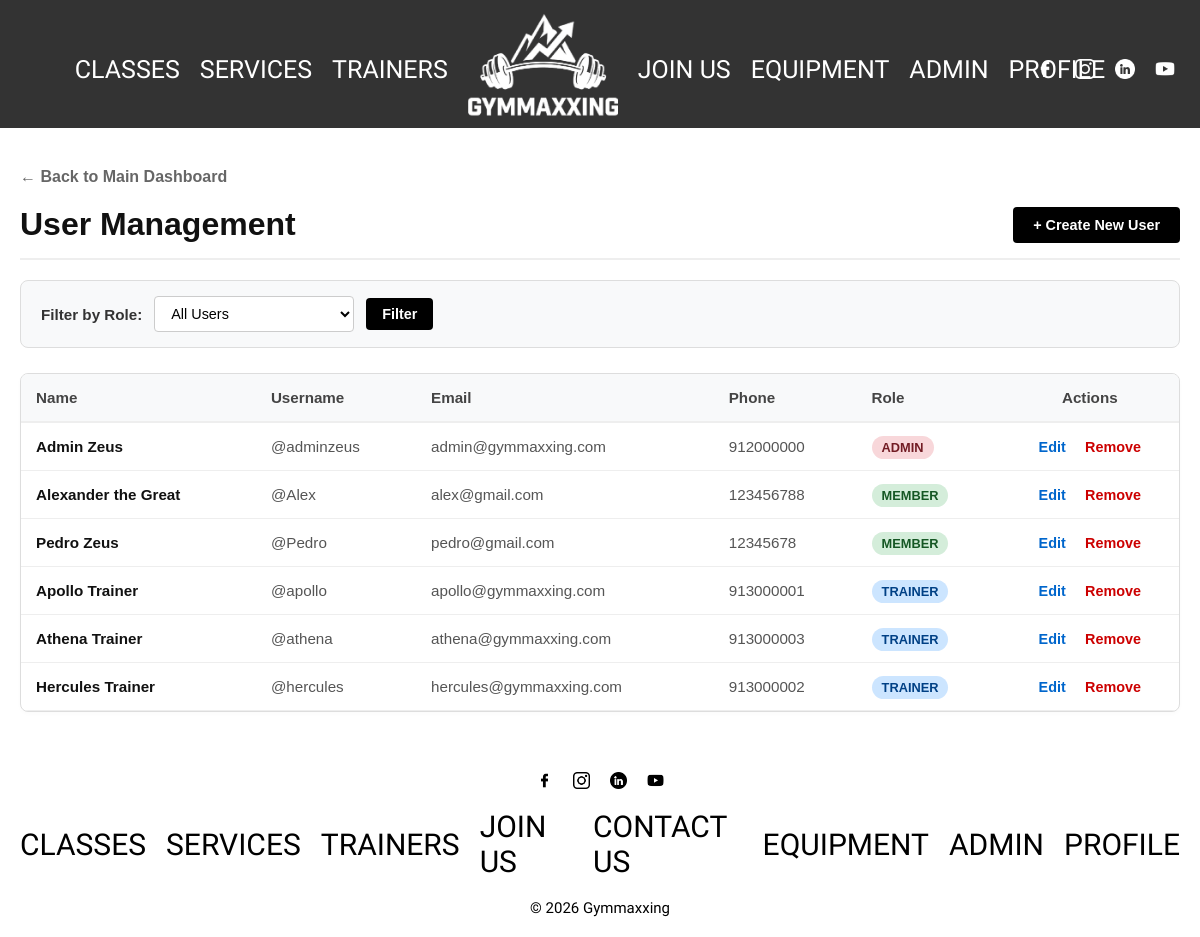
Before: /pages/admin_users.php (signed in) with the older database file.
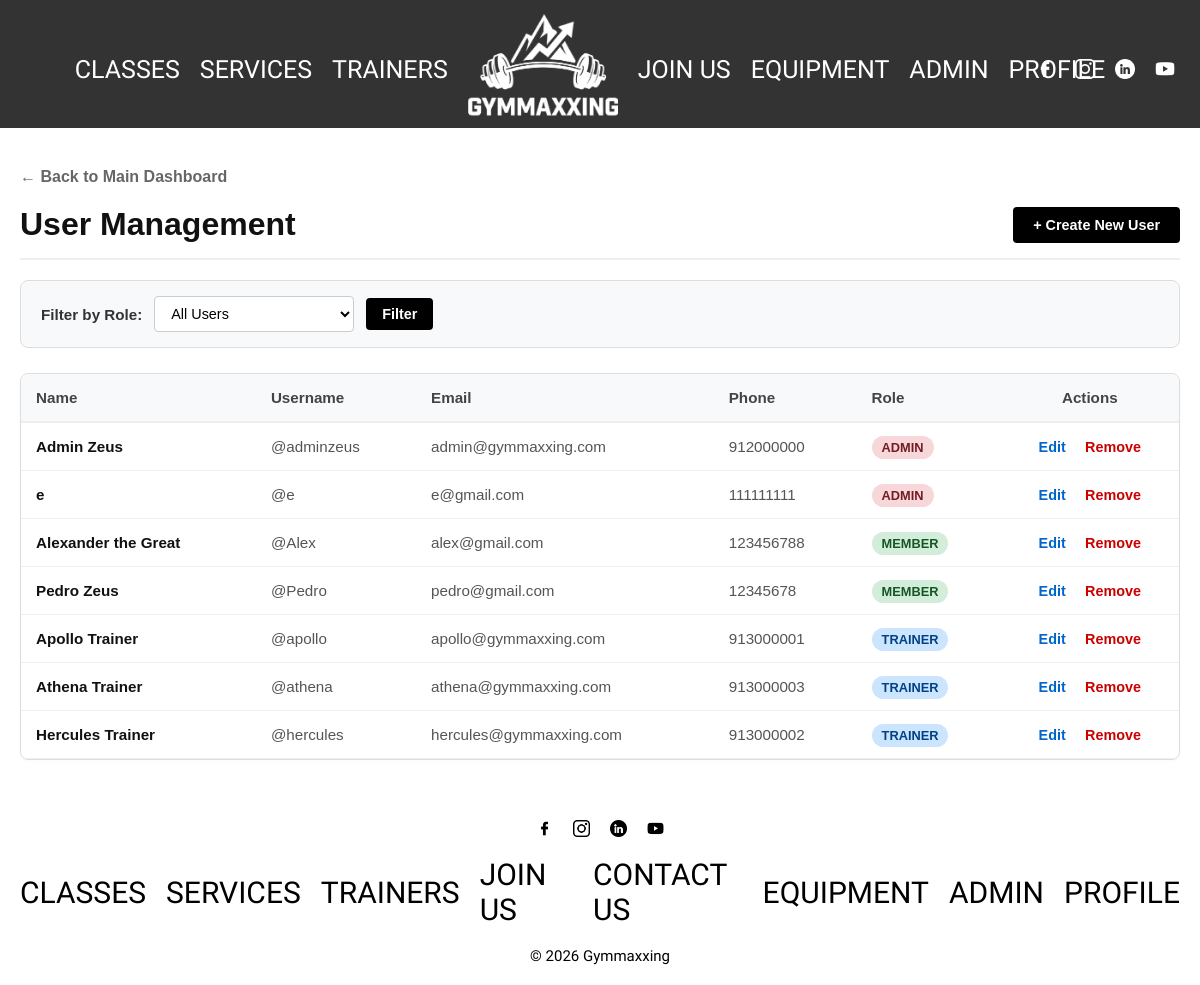
After: the same page with the newer database file.
### tables this page shows
CREATE TABLE User (
    id INTEGER PRIMARY KEY AUTOINCREMENT,
    name TEXT NOT NULL,
    username TEXT NOT NULL UNIQUE,
    email TEXT NOT NULL UNIQUE,
    password TEXT NOT NULL,
    phone TEXT,
    photo TEXT,
    role TEXT NOT NULL CHECK(role IN ('member', 'trainer', 'admin')),
    active INTEGER NOT NULL DEFAULT 1
);

### utils/session.php (called while the page is built, shortened)
<?php
function isLoggedIn(): bool {
    return isset($_SESSION['userId']);
}
function getSessionRole(): ?string {
    return $_SESSION['role'] ?? null;
}
function hasRole(string $role): bool {
    return getSessionRole() === $role;
}

### database/user.class.php (called while the page is built, shortened)
<?php
class User {
    public function __construct(int $id, string $name, string $username, string $email, string $password, ?string $phone, ?string $photo, string $role, int $active = 1) {
        $this->id = $id;
        $this->name = $name;
        $this->username = $username;
        $this->email = $email;
        $this->phone = $phone;
        $this->role = $role;
    }
}
?>

### pages/admin_users.php (the view, shortened to what this page needs)
<?php
require_once __DIR__ . '/../utils/session.php';
require_once __DIR__ . '/../database/user.class.php';
$users = [];
$filterRole = isset($_GET['role']) ? trim($_GET['role']) : '';
try {
    $db = getDatabaseConnection();
    if (in_array($filterRole, ['member', 'trainer', 'admin'])) {
        $users = User::getUsersByRole($db, $filterRole);
    } else {
        $stmt = $db->query('SELECT * FROM User ORDER BY role, name');
        while ($row = $stmt->fetch()) {
            $users[] = new User(
                (int)$row['id'],
                $row['name'],
                $row['username'],
                $row['email'],
                $row['password'],
                $row['phone'],
                $row['photo'],
                $row['role'],
                (int)$row['active']
            );
        }
    }
} catch (Throwable $e) {
    $errorMsg = "Error loading user list: " . $e->getMessage();
}
require_once __DIR__ . '/../templates/header.php';
?>
<div class="admin-container" style="padding: 40px 20px; max-width: 1200px; margin: 0 auto; font-family: sans-serif;">
    <div style="margin-bottom: 20px;">
        <a href="/pages/admin.php" style="text-decoration: none; color: #666; font-weight: bold;">← Back to Main Dashboard</a>
    </div>
    <div style="display: flex; justify-content: space-between; align-items: center; margin-bottom: 20px; border-bottom: 2px solid #eee; padding-bottom: 15px;">
        <h1 style="margin: 0; font-size: 2rem; color: #111;"> User Management</h1>
        <a href="/pages/admin_create_user.php" style="background: #000; color: #fff; text-decoration: none; padding: 10px 20px; border-radius: 4px; font-weight: bold; font-size: 0.9rem;">+ Create New User</a>
    </div>
    <div style="background: #f8f9fa; border: 1px solid #ddd; padding: 15px 20px; border-radius: 8px; margin-bottom: 25px; display: flex; align-items: center; gap: 15px;">
        <form method="GET" action="/pages/admin_users.php" style="display: flex; align-items: center; gap: 12px; width: 100%; flex-wrap: wrap;">
            <label style="font-weight: bold; color: #333; font-size: 0.95rem;">Filter by Role:</label>
            <select name="role" style="padding: 8px 12px; border: 1px solid #ccc; border-radius: 4px; background: #fff; font-size: 0.9rem; min-width: 200px;">
                <option value=""> All Users</option>
            </select>
            <button type="submit" style="background: #000; color: #fff; border: none; padding: 8px 16px; border-radius: 4px; font-weight: bold; font-size: 0.9rem; cursor: pointer;">
                Filter
            </button>
        </form>
    </div>
    <div style="overflow-x: auto; background: #fff; border: 1px solid #ddd; border-radius: 8px; box-shadow: 0 2px 4px rgba(0,0,0,0.02);">
        <table style="width: 100%; border-collapse: collapse; text-align: left; font-size: 0.95rem;">
            <thead>
                <tr style="background: #f8f9fa; border-bottom: 2px solid #eee;">
                    <th style="padding: 15px; color: #444;">Name</th>
                    <th style="padding: 15px; color: #444;">Username</th>
                    <th style="padding: 15px; color: #444;">Email</th>
                    <th style="padding: 15px; color: #444;">Phone</th>
                    <th style="padding: 15px; color: #444;">Role</th>
                    <th style="padding: 15px; color: #444; text-align: center;">Actions</th>
                </tr>
            </thead>
            <tbody>
                <?php if (empty($users)): ?>
                    <tr>
                        <td colspan="6" style="padding: 30px; text-align: center; color: #888;">No users found matching this filter.</td>
                    </tr>
                <?php else: ?>
                    <?php foreach ($users as $user): ?>
                        <tr style="border-bottom: 1px solid #eee;">
                            <td style="padding: 15px; font-weight: bold; color: #111;">
                                <?= htmlspecialchars($user->name) ?>
                            </td>
                            <td style="padding: 15px; color: #555;">
                                @<?= htmlspecialchars($user->username) ?>
                            </td>
                            <td style="padding: 15px; color: #555;">
                                <?= htmlspecialchars($user->email) ?>
                            </td>
                            <td style="padding: 15px; color: #555;">
                                <?= htmlspecialchars($user->phone ?? '---') ?>
                            </td>
                            <td style="padding: 15px;">
                                <?php
                                    $bg = '#e2e3e5'; $color = '#383d41';
                                    if ($user->role === 'admin') { $bg = '#f8d7da'; $color = '#721c24'; }
                                    if ($user->role === 'trainer') { $bg = '#cce5ff'; $color = '#004085'; }
                                    if ($user->role === 'member') { $bg = '#d4edda'; $color = '#155724'; }
                                ?>
                                <span style="background: <?= $bg ?>; color: <?= $color ?>; padding: 4px 10px; border-radius: 12px; font-size: 0.8rem; font-weight: bold; text-transform: uppercase;">
                                    <?= htmlspecialchars($user->role) ?>
                                </span>
                            </td>
                            <td style="padding: 15px; text-align: center;">
                                <a href="/pages/admin_edit_users.php?id=<?= $user->id ?>" style="text-decoration: none; color: #0066cc; font-weight: bold; margin-right: 15px; font-size: 0.9rem;">Edit</a>
                                <a href="/pages/admin_delete_user.php?id=<?= $user->id ?>" onclick="return confirm('Are you sure you want to remove this user account?');" style="text-decoration: none; color: #cc0000; font-weight: bold; font-size: 0.9rem;">Remove</a>
                            </td>
                        </tr>
                    <?php endforeach; ?>
                <?php endif; ?>
            </tbody>
        </table>
    </div>
</div>
<?php
require_once __DIR__ . '/../templates/footer.php';
?>

### templates/header.php (shortened to what this page needs)
<!DOCTYPE html>
<html lang="en">
<head>
    <link rel="stylesheet" href="/css/base.css">
    <link rel="stylesheet" href="/css/components.css">
    <link rel="stylesheet" href="/css/specific.css">
</head>
<body>
    <header>
        <nav>
            <ul class="nav-links">
                <li><a href="/pages/classes.php">CLASSES</a></li>
                <li><a href="/pages/services.php">SERVICES</a></li>
                <li><a href="/pages/trainers.php">TRAINERS</a></li>
                <li><a href="/pages/homepage.php"><img class="nav-logo" src="/images/gym_logo.png" alt="Gym Logo"></a></li>
                <li><a href="/pages/joinus.php">JOIN US</a></li>
                <?php if (isLoggedIn()): ?>
                    <li><a href="/pages/equipment.php">EQUIPMENT</a></li>
                    <?php if (hasRole('admin')): ?>
                        <li><a href="/pages/admin.php">ADMIN</a></li>
                    <?php endif; ?>
                    <li><a href="/pages/profile.php">PROFILE</a></li>
                <?php else: ?>
                    <li><a href="/pages/login.php">LOGIN</a></li>
                <?php endif; ?>
            </ul>
            <ul class="social-links">
                <li><a href="#"><img src="/images/facebook.png" alt="Facebook"></a></li>
                <li><a href="#"><img src="/images/instagram.png" alt="Instagram"></a></li>
                <li><a href="#"><img src="/images/linkedin.png" alt="LinkedIn"></a></li>
                <li><a href="#"><img src="/images/youtube.png" alt="YouTube"></a></li>
            </ul>
        </nav>
    </header>
    <main>

### templates/footer.php (shortened to what this page needs)
    </main>
    <footer>
        <ul class="social-links">
            <li><a href="#"><img src="/images/facebook.png" alt="Facebook"></a></li>
            <li><a href="#"><img src="/images/instagram.png" alt="Instagram"></a></li>
            <li><a href="#"><img src="/images/linkedin.png" alt="LinkedIn"></a></li>
            <li><a href="#"><img src="/images/youtube.png" alt="YouTube"></a></li>
        </ul>
        <ul class="nav-links">
            <li><a href="/pages/classes.php">CLASSES</a></li>
            <li><a href="/pages/services.php">SERVICES</a></li>
            <li><a href="/pages/trainers.php">TRAINERS</a></li>
            <li><a href="/pages/joinus.php">JOIN US</a></li>
            <li><a href="/pages/contact.php">CONTACT US</a></li>
            <?php if (isLoggedIn()): ?>
                <li><a href="/pages/equipment.php">EQUIPMENT</a></li>
                <?php if (hasRole('admin')): ?>
                    <li><a href="/pages/admin.php">ADMIN</a></li>
                <?php endif; ?>
                <li><a href="/pages/profile.php">PROFILE</a></li>
            <?php else: ?>
                <li><a href="/pages/login.php">LOGIN</a></li>
            <?php endif; ?>
        </ul>
        <p>&copy; 2026 Gymmaxxing</p>
    </footer>
</body>
</html>

### css/base.css (style rules this page uses)
:root { --color-primary: #000000; --color-background: #ffffff; --color-text: #000000; --font-main: 'Pathway Gothic One', sans-serif; }
* { margin: 0; padding: 0; box-sizing: border-box; }
body { background-color: var(--color-background); color: var(--color-text); font-family: var(--font-main); }
h1 { font-size: 2rem; }
a { color: var(--color-text); text-decoration: none; }
ul { list-style: none; }
img { max-width: 100%; display: block; }

### css/components.css (style rules this page uses)
body > header { padding: 20px; transition: background-color 0.6s; }
nav { display: flex; justify-content: center; align-items: center; position: relative; margin-left: -20px; margin-bottom: -40px; margin-top: -30px; }
.nav-links { display: flex; align-items: center; gap: 20px; justify-content: center; }
.nav-links li { font-size: 25px; }
.nav-logo { width: 150px; }
.social-links { display: flex; align-items: center; gap: 20px; justify-content: center; }
.social-links img { width: 20px; }
header .social-links { position: absolute; right: 5px; }
footer { padding: 20px; transition: background-color 0.6s; }
footer .social-links img { width: 17px; margin-bottom: 20px; }
footer .nav-links { width: auto; margin-bottom: 20px; }
footer .nav-links li { font-size: 30px; }
footer p { text-align: center; font-size: 15px; }

### css/specific.css (style rules this page uses)
body { overflow-x: hidden; }

Changed rows visible on the page:
added user: name "e", username "e", email "e@gmail.com", phone "111111111", role "ADMIN"
